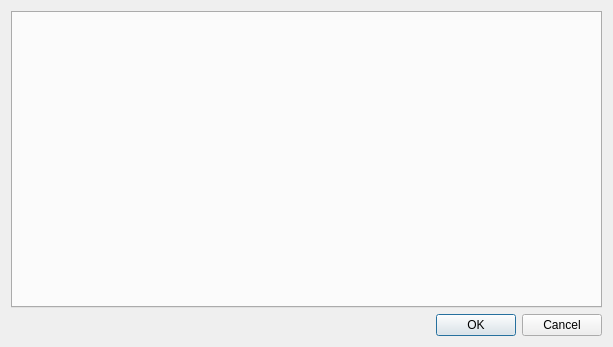
<?xml version="1.0" encoding="UTF-8"?>
<ui version="4.0">
 <class>InputDialog</class>
 <widget class="QDialog" name="InputDialog">
  <property name="geometry">
   <rect>
    <x>0</x>
    <y>0</y>
    <width>613</width>
    <height>347</height>
   </rect>
  </property>
  <property name="windowTitle">
   <string>Dialog</string>
  </property>
  <layout class="QVBoxLayout" name="verticalLayout">
   <item>
    <widget class="QTabWidget" name="tab_widget">
     <property name="currentIndex">
      <number>-1</number>
     </property>
    </widget>
   </item>
   <item>
    <widget class="QDialogButtonBox" name="buttonBox">
     <property name="orientation">
      <enum>Qt::Horizontal</enum>
     </property>
     <property name="standardButtons">
      <set>QDialogButtonBox::Cancel|QDialogButtonBox::Ok</set>
     </property>
    </widget>
   </item>
  </layout>
 </widget>
 <resources/>
 <connections>
  <connection>
   <sender>buttonBox</sender>
   <signal>accepted()</signal>
   <receiver>InputDialog</receiver>
   <slot>accept()</slot>
   <hints>
    <hint type="sourcelabel">
     <x>248</x>
     <y>254</y>
    </hint>
    <hint type="destinationlabel">
     <x>157</x>
     <y>274</y>
    </hint>
   </hints>
  </connection>
  <connection>
   <sender>buttonBox</sender>
   <signal>rejected()</signal>
   <receiver>InputDialog</receiver>
   <slot>reject()</slot>
   <hints>
    <hint type="sourcelabel">
     <x>316</x>
     <y>260</y>
    </hint>
    <hint type="destinationlabel">
     <x>286</x>
     <y>274</y>
    </hint>
   </hints>
  </connection>
 </connections>
</ui>
